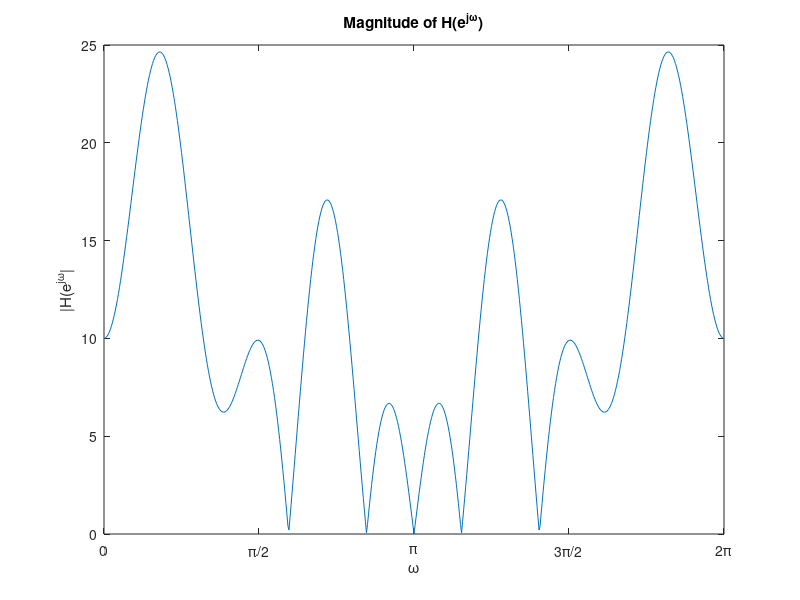
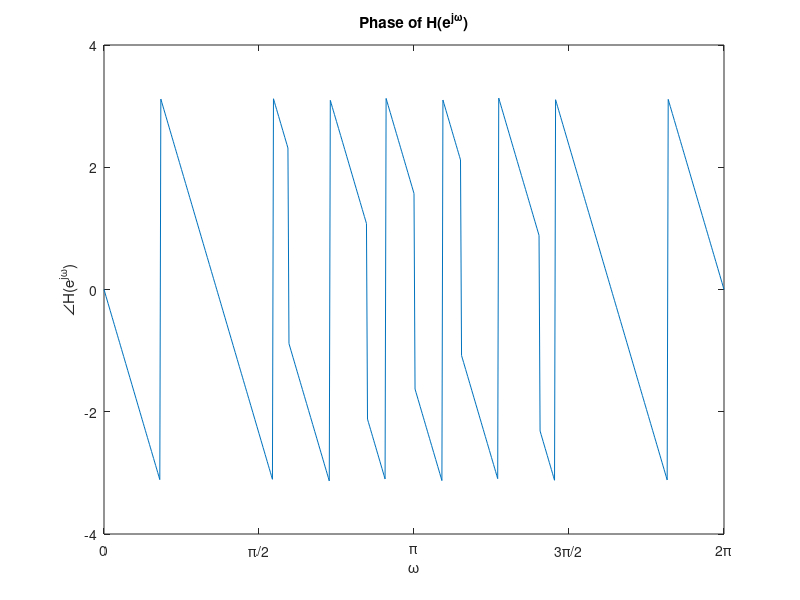
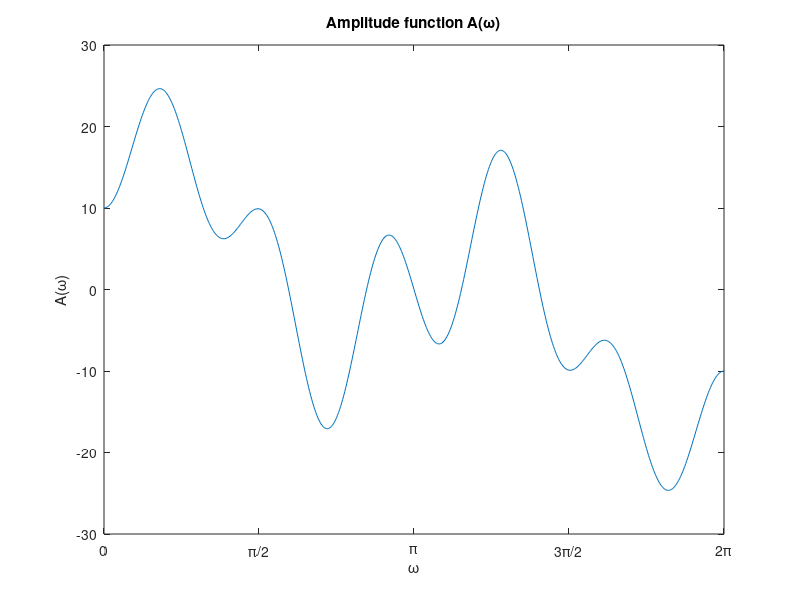
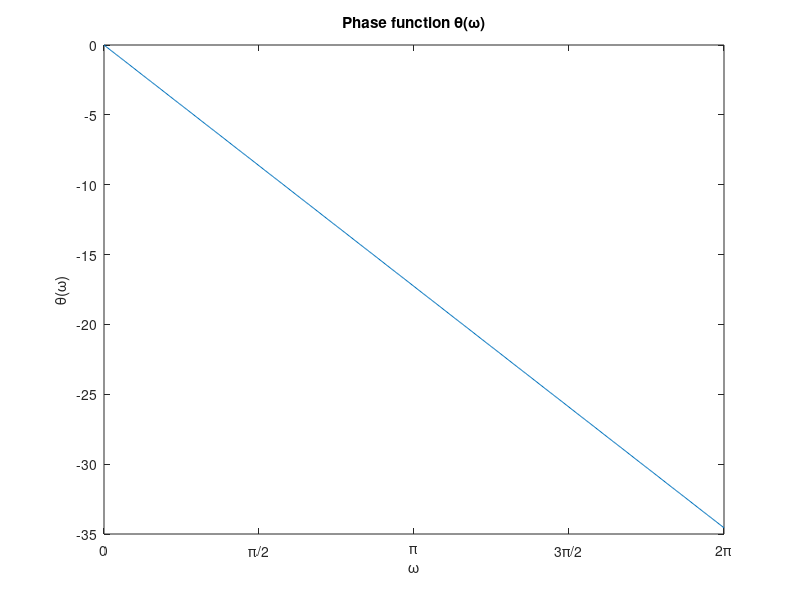

Recreate these plots in MATLAB, in order.
clc;
close;
clear;

hn = [-4, 1, -1, -2, 5, 6, 6, 5, -2, -1, 1, -4];
N = length(hn);
n = 0:N-1;
w = 0:2*pi/600:2*pi;
H = sum(hn'.*exp(-1i*w.*n'),1);
figure(1);
plot(w,abs(H));
title('Magnitude of H(e^{j\omega})');
xlabel('\omega');
ylabel('|H(e^{j\omega}|');
xlim([0,2*pi]);
set(gca,'XTick',0:pi/2:2*pi);
set(gca,'XTickLabel',{'0','\pi/2','\pi','3\pi/2','2\pi'});
figure(2);
plot(w,angle(H));
title('Phase of H(e^{j\omega})');
xlabel('\omega');
ylabel('\angleH(e^{j\omega})');
xlim([0,2*pi]);
set(gca,'XTick',0:pi/2:2*pi);
set(gca,'XTickLabel',{'0','\pi/2','\pi','3\pi/2','2\pi'});

theta = -(N-1)/2*w;
A = H./exp(1i*theta);
figure(3);
plot(w,A);
title('Amplitude function A(\omega)');
xlabel('\omega');
ylabel('A(\omega)');
xlim([0,2*pi]);
set(gca,'XTick',0:pi/2:2*pi);
set(gca,'XTickLabel',{'0','\pi/2','\pi','3\pi/2','2\pi'});
figure(4);
plot(w,theta);
title('Phase function \theta(\omega)');
xlabel('\omega');
ylabel('\theta(\omega)');
xlim([0,2*pi]);
set(gca,'XTick',0:pi/2:2*pi);
set(gca,'XTickLabel',{'0','\pi/2','\pi','3\pi/2','2\pi'});

Hz = tf(hn,1,-1,'Variable','z^-1');
[p,z] = pzmap(Hz);
figure(5);
pzmap(Hz);
axis equal;

M = (N-1)/2;
Ak = A(1+(600/N)*n);
h_n = (Ak(1) + sum(2*Ak(2:N/2).*cos(2*pi*(n-M)'.*(1:N/2-1)/N),2))/N;